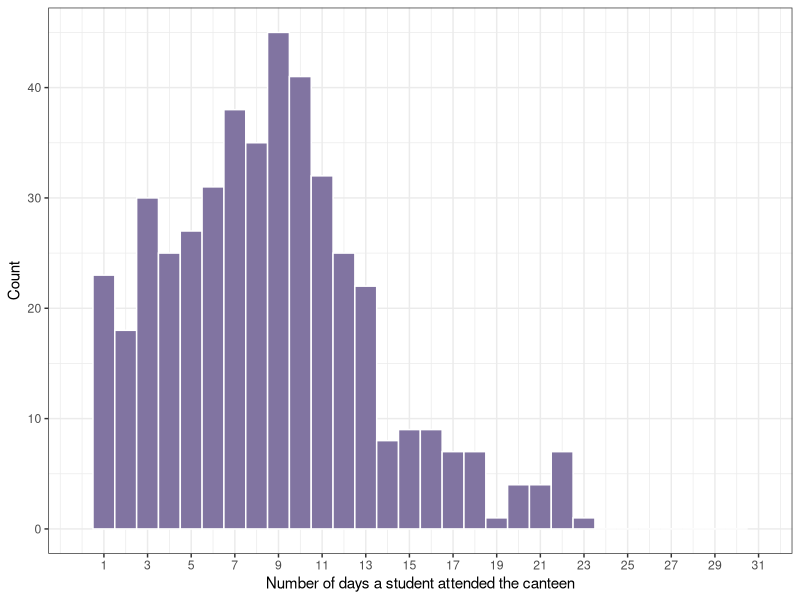

This chart was generated by the following R code:

# Load libraries ----------------------------------------------------------

library(tidyverse)
library(kableExtra)


# Load data ---------------------------------------------------------------

experiment <- read_csv("data/data.csv")
subjects <- experiment %>% 
  distinct(subject, italian)

experiment <- experiment %>%
  mutate(veggie_label = factor(
    veggie_label,
    levels = c("standard",
               "organic",
               "sustainable",
               "organic-sustainable")
  ))


# Compute number of subjects and italian percentage -----------------------
nrow(subjects)
round(mean(subjects$italian)*100)

# Median and mode of canteen attendance  ----------------------------------

median_attendance <- experiment %>%
  group_by(subject) %>%
  summarize(N = n()) %>% 
  pull(N) %>% 
  median()

max_attendance <- experiment %>%
  group_by(subject) %>%
  summarize(N = n()) %>% 
  pull(N) %>% 
  max()


# Histogram of number of visits -------------------------------------------

experiment %>%
  group_by(subject) %>%
  mutate(N = n()) %>%
  distinct(subject, N) %>%
  ggplot() +
  aes(x = N) +
  geom_histogram(binwidth = 1,
                 color = "white",
                 fill = "#8174a1") +
  theme_bw() +
  labs(x = "Number of days a student attended the canteen",
       y = "Count") +
  scale_x_continuous(limits = c(0, 31),
                     breaks = seq(1, 31, by = 2))


# Table of veggie orders percentage by veggie label -----------------------

veg_orders_summary <- experiment %>% 
  group_by(veggie_label) %>% 
  summarize(
    proportion_veg = mean(response)*100,
    n_orders = length(response)
  )

knitr::kable(
  veg_orders_summary,
  format = "latex",
  escape = FALSE,
  booktabs = TRUE,
  col.names = c(
    "Label",
    "Vegetable plate (\\%)",
    "Total orders"
  ),
  align =  c("c", "c"),
  digits = 2
) %>%
  kable_styling(latex_options = "HOLD_position")
